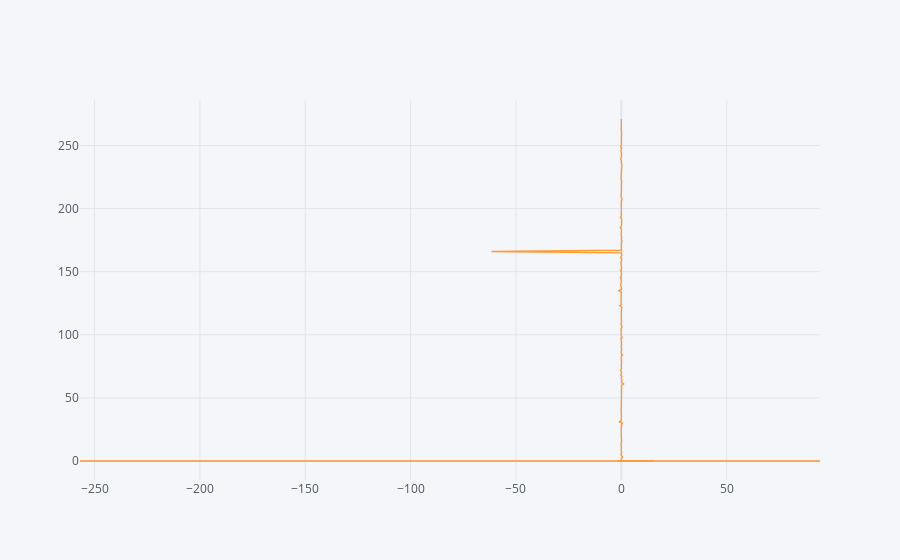

The cell this chart's notebook holds for it:
### Code cell
data.iplot(kind='area',x='net profit',y='output')

### Figure 1 — Plotly figure (JSON) as saved in the notebook; plotly's stock layout.template omitted (floating-point values rounded to 4 significant figures; data arrays with more than 128 entries replaced by an {"elided": "..."} marker saying what was removed)
{"data": [{"line": {"color": "rgba(255, 153, 51, 1.0)", "dash": "solid", "shape": "linear", "width": 1.3}, "mode": "lines", "name": "output", "text": "", "type": "scatter", "x": {"elided": "7027 str values"}, "y": {"elided": "7027 int values"}}], "layout": {"legend": {"bgcolor": "#F5F6F9", "font": {"color": "#4D5663"}}, "paper_bgcolor": "#F5F6F9", "plot_bgcolor": "#F5F6F9", "title": {"font": {"color": "#4D5663"}}, "xaxis": {"gridcolor": "#E1E5ED", "showgrid": true, "tickfont": {"color": "#4D5663"}, "title": {"font": {"color": "#4D5663"}, "text": ""}, "zerolinecolor": "#E1E5ED"}, "yaxis": {"gridcolor": "#E1E5ED", "showgrid": true, "tickfont": {"color": "#4D5663"}, "title": {"font": {"color": "#4D5663"}, "text": ""}, "zerolinecolor": "#E1E5ED"}}}
